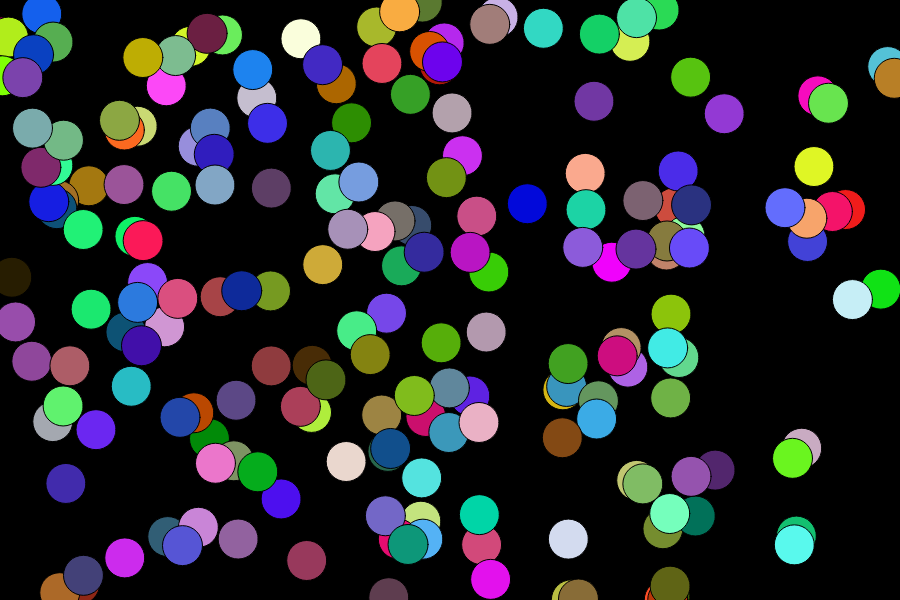
Frame 1 (no input)
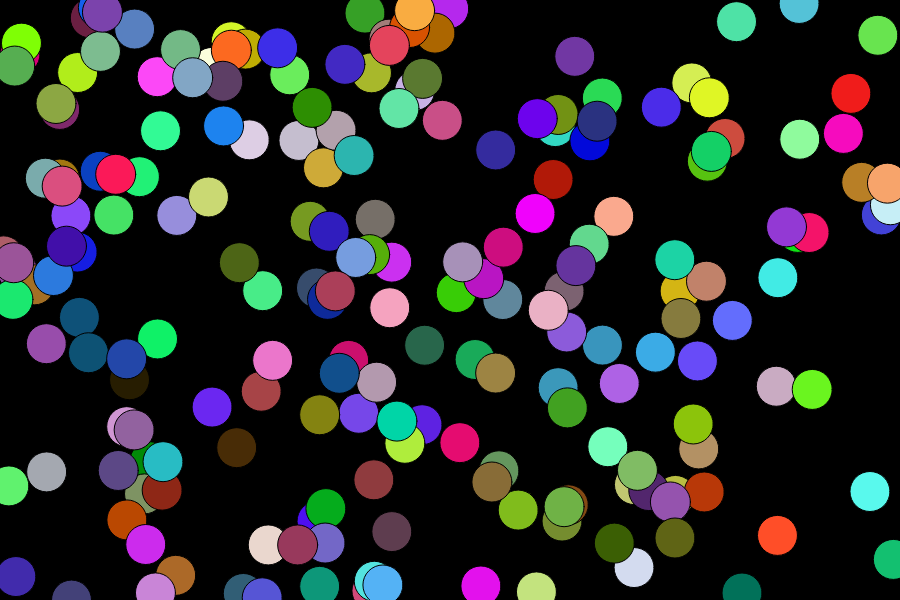
Frame 60 (no input)
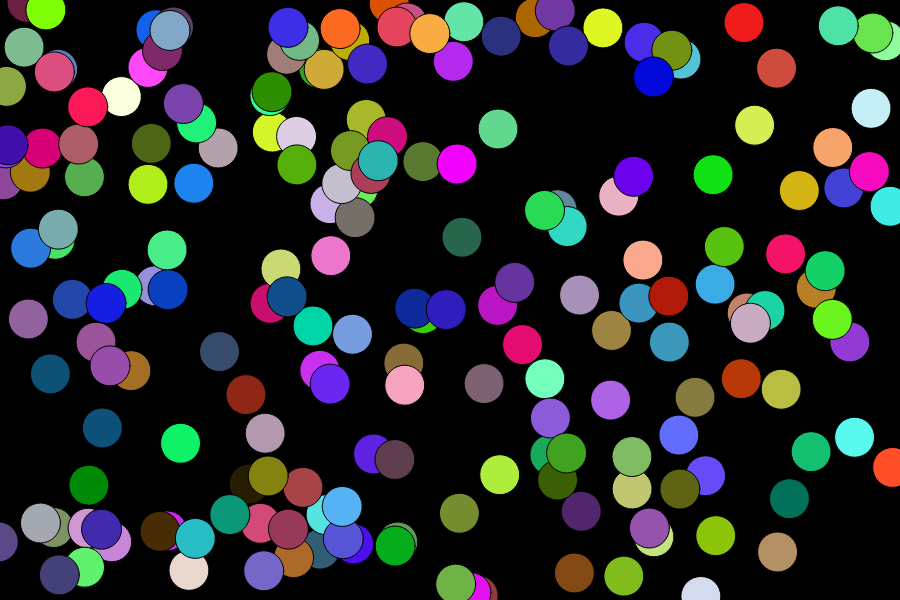
Frame 120 (the mouse pressed at the canvas centre since frame 60)

The p5.js sketch that drew these frames (run headless with seeded random() and noise() and a simulated clock; from frame 60 on, the mouse is pressed at the canvas centre):

// p5.js sketch
// ── sketch.js
//////////////////////////////////
// COURSERA GRAPHICS PROGRAMMING
//////////////////////////////////
// Adapted from https://github.com/nature-of-code/
// released under MIT license

var ball=[];
////////////////////////////////////////////////
function setup() {
  createCanvas(900, 600);
    for (i = 0; i<200;i++){
        ball[i] = new Ball();  

    } 

}
////////////////////////////////////////////////


    function draw() {
        background(0);
        for (i = 0; i<200;i++){
            
            ball[i].run();  

        }        
        
  
    }

////////////////////////////////////////////////
class Ball {

  constructor(){
    this.speedX = random(-2,2);
    this.speedY = random(-2,2);
    this.locX = random(width);
    this.locY = random(height);
    this.color = color(random(0,255),random(0,255),random(0,255));
  }

  run(){
    this.draw();
    this.move();
    this.bounce();
  }

  draw(){
    fill(this.color);
    ellipse(this.locX, this.locY, 40, 40);
  }

  move(){
    this.locX += this.speedX;
    this.locY += this.speedY;
  }

  bounce(){
    if (this.locX<0 || this.locX>width) this.speedX*=-1;
    if (this.locY<0 || this.locY>height) this.speedY*=-1;
  }
}
